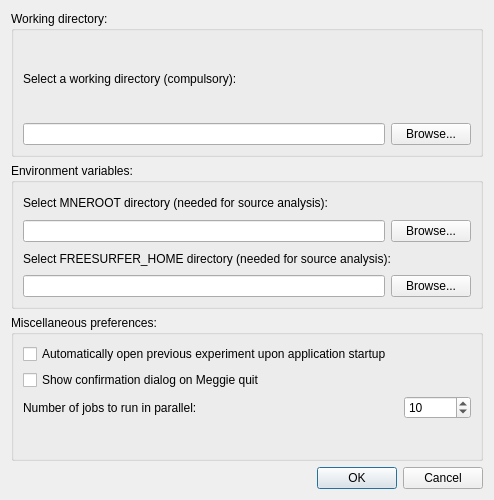
<?xml version="1.0" encoding="UTF-8"?>
<ui version="4.0">
 <class>DialogPreferences</class>
 <widget class="QDialog" name="DialogPreferences">
  <property name="geometry">
   <rect>
    <x>0</x>
    <y>0</y>
    <width>494</width>
    <height>500</height>
   </rect>
  </property>
  <property name="windowTitle">
   <string>Preferences</string>
  </property>
  <layout class="QGridLayout" name="gridLayout_3">
   <item row="0" column="0">
    <widget class="QGroupBox" name="groupBoxWorkingDirectory">
     <property name="title">
      <string>Working directory:</string>
     </property>
     <layout class="QGridLayout" name="gridLayout_2">
      <item row="0" column="0">
       <layout class="QVBoxLayout" name="verticalLayout_2">
        <item>
         <layout class="QVBoxLayout" name="verticalLayout">
          <item>
           <widget class="QLabel" name="label">
            <property name="text">
             <string>Select a working directory (compulsory):</string>
            </property>
           </widget>
          </item>
          <item>
           <layout class="QHBoxLayout" name="horizontalLayout">
            <item>
             <widget class="QLineEdit" name="LineEditFilePath"/>
            </item>
            <item>
             <widget class="QPushButton" name="ButtonBrowseWorkingDir">
              <property name="text">
               <string>Browse...</string>
              </property>
             </widget>
            </item>
           </layout>
          </item>
         </layout>
        </item>
       </layout>
      </item>
     </layout>
    </widget>
   </item>
   <item row="1" column="0">
    <widget class="QGroupBox" name="groupBoxEnv">
     <property name="title">
      <string>Environment variables:</string>
     </property>
     <layout class="QGridLayout" name="gridLayout">
      <item row="0" column="0">
       <layout class="QVBoxLayout" name="verticalLayout_4">
        <item>
         <widget class="QLabel" name="labelMNERoot">
          <property name="text">
           <string>Select MNEROOT directory (needed for source analysis):</string>
          </property>
         </widget>
        </item>
        <item>
         <layout class="QHBoxLayout" name="horizontalLayout_2">
          <item>
           <widget class="QLineEdit" name="lineEditMNERoot"/>
          </item>
          <item>
           <widget class="QPushButton" name="pushButtonBrowseMNERoot">
            <property name="text">
             <string>Browse...</string>
            </property>
           </widget>
          </item>
         </layout>
        </item>
       </layout>
      </item>
      <item row="1" column="0">
       <layout class="QVBoxLayout" name="verticalLayout_6">
        <item>
         <widget class="QLabel" name="labelFreeSurferHome">
          <property name="text">
           <string>Select FREESURFER_HOME directory (needed for source analysis):</string>
          </property>
         </widget>
        </item>
        <item>
         <layout class="QHBoxLayout" name="horizontalLayout_4">
          <item>
           <widget class="QLineEdit" name="lineEditFreeSurferHome"/>
          </item>
          <item>
           <widget class="QPushButton" name="pushButtonBrowseFreeSurferHome">
            <property name="text">
             <string>Browse...</string>
            </property>
           </widget>
          </item>
         </layout>
        </item>
       </layout>
      </item>
     </layout>
    </widget>
   </item>
   <item row="2" column="0">
    <widget class="QGroupBox" name="groupBox">
     <property name="title">
      <string>Miscellaneous preferences:</string>
     </property>
     <layout class="QGridLayout" name="gridLayout_4">
      <item row="0" column="0">
       <widget class="QCheckBox" name="checkBoxAutomaticOpenPreviousExperiment">
        <property name="text">
         <string>Automatically open previous experiment upon application startup</string>
        </property>
       </widget>
      </item>
      <item row="6" column="0">
       <widget class="QLabel" name="label_2">
        <property name="text">
         <string/>
        </property>
       </widget>
      </item>
      <item row="1" column="0">
       <widget class="QCheckBox" name="checkBoxConfirmQuit">
        <property name="text">
         <string>Show confirmation dialog on Meggie quit</string>
        </property>
       </widget>
      </item>
      <item row="3" column="0">
       <layout class="QHBoxLayout" name="horizontalLayout_3">
        <item>
         <widget class="QLabel" name="labelNJobs">
          <property name="text">
           <string>Number of jobs to run in parallel:</string>
          </property>
         </widget>
        </item>
        <item>
         <spacer name="horizontalSpacer">
          <property name="orientation">
           <enum>Qt::Horizontal</enum>
          </property>
          <property name="sizeHint" stdset="0">
           <size>
            <width>40</width>
            <height>20</height>
           </size>
          </property>
         </spacer>
        </item>
        <item>
         <widget class="QSpinBox" name="spinBoxNJobs">
          <property name="minimum">
           <number>1</number>
          </property>
          <property name="maximum">
           <number>1000000000</number>
          </property>
          <property name="value">
           <number>10</number>
          </property>
         </widget>
        </item>
       </layout>
      </item>
     </layout>
    </widget>
   </item>
   <item row="3" column="0">
    <widget class="QDialogButtonBox" name="buttonBox">
     <property name="orientation">
      <enum>Qt::Horizontal</enum>
     </property>
     <property name="standardButtons">
      <set>QDialogButtonBox::Cancel|QDialogButtonBox::Ok</set>
     </property>
    </widget>
   </item>
  </layout>
 </widget>
 <tabstops>
  <tabstop>LineEditFilePath</tabstop>
  <tabstop>ButtonBrowseWorkingDir</tabstop>
 </tabstops>
 <resources/>
 <connections>
  <connection>
   <sender>buttonBox</sender>
   <signal>accepted()</signal>
   <receiver>DialogPreferences</receiver>
   <slot>accept()</slot>
   <hints>
    <hint type="sourcelabel">
     <x>248</x>
     <y>254</y>
    </hint>
    <hint type="destinationlabel">
     <x>157</x>
     <y>274</y>
    </hint>
   </hints>
  </connection>
  <connection>
   <sender>buttonBox</sender>
   <signal>rejected()</signal>
   <receiver>DialogPreferences</receiver>
   <slot>reject()</slot>
   <hints>
    <hint type="sourcelabel">
     <x>316</x>
     <y>260</y>
    </hint>
    <hint type="destinationlabel">
     <x>286</x>
     <y>274</y>
    </hint>
   </hints>
  </connection>
 </connections>
</ui>
